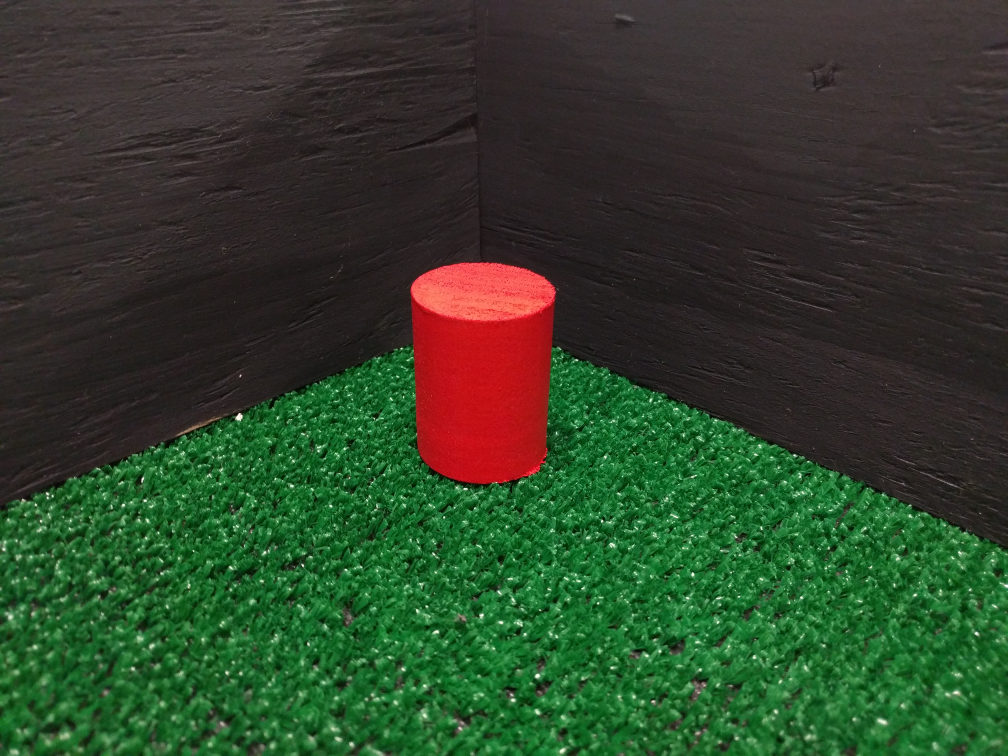
#> input picture cv/python_version/red_test.jpg, 4032 x 3024 px (shown at 1/4 size)
$ python color_filter.py
#> lines starting #> are read from the running program, lines starting #| are printed output that depends on the picture; after the words box and inside, x2 and y2 are one past the last pixel; in counts of white or black regions, pixels touching at a corner belong together
#!/usr/bin/env python3

#color_filter.py
#March 3, 2016
#Thomas Lavastida
#Steve Surcouf

import cv2
import numpy as np

def brighten(img):
    alpha = 1.5
    beta = -10
    h,w,c = img.shape
    zero = np.zeros((h,w,3), np.uint8)
    out = cv2.addWeighted(img,alpha,zero,0,beta)
    return out

def equalize(img):
    h,w,c = img.shape
    b,g,r = cv2.split(img)

    b = cv2.equalizeHist(b)
    g = cv2.equalizeHist(g)
    r = cv2.equalizeHist(r)

    out = cv2.merge((b,g,r))
    return out


def filterRed(img):
    lower = np.array([16,5,100],dtype = 'uint8')
    upper = np.array([75,75,255],dtype = 'uint8')
    mask = cv2.inRange(img,lower,upper)
    out = cv2.bitwise_and(img,img,mask = mask)
    #return out
    return (mask,out)

def filterYellow(img):
    lower = np.array([10,120,120],dtype = 'uint8')
    upper = np.array([75,255,255],dtype = 'uint8')
    mask = cv2.inRange(img,lower,upper)
    out = cv2.bitwise_and(img,img,mask = mask)
    #return out
    return (mask,out)


def detectColor(img):
    bright = brighten(img)

    (red,i1) = filterRed(bright)
    (yellow,i2) = filterYellow(bright)

    #totalRed = red.sum(axis=2).sum(axis=1).sum(axis=0)
    #totalYellow = yellow.sum(axis=2).sum(axis=1).sum(axis=0)

    totalRed = red.sum(axis=1).sum(axis=0)
    totalYellow = yellow.sum(axis=1).sum(axis=0)

    if totalRed > totalYellow:
        return 'RED'
    else:
        return 'YELLOW'

if __name__ == '__main__':

    # [6 lines of commented-out code are left out]

    file1 = 'red_test.jpg'
    file2 = 'yellow_test.jpg'

    img1 = cv2.imread(file1)
#> img1 is the input picture: shape (3024, 4032, 3); mean B, G, R 43, 67.2, 47.6
    img1 = cv2.resize(img1,(320,240))
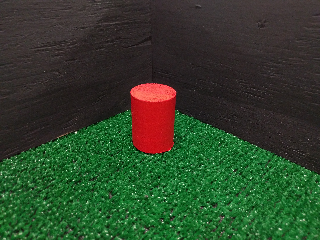
#> img1: shape (240, 320, 3); mean B, G, R 42.9, 67.2, 47.5

    img2 = cv2.imread(file2)
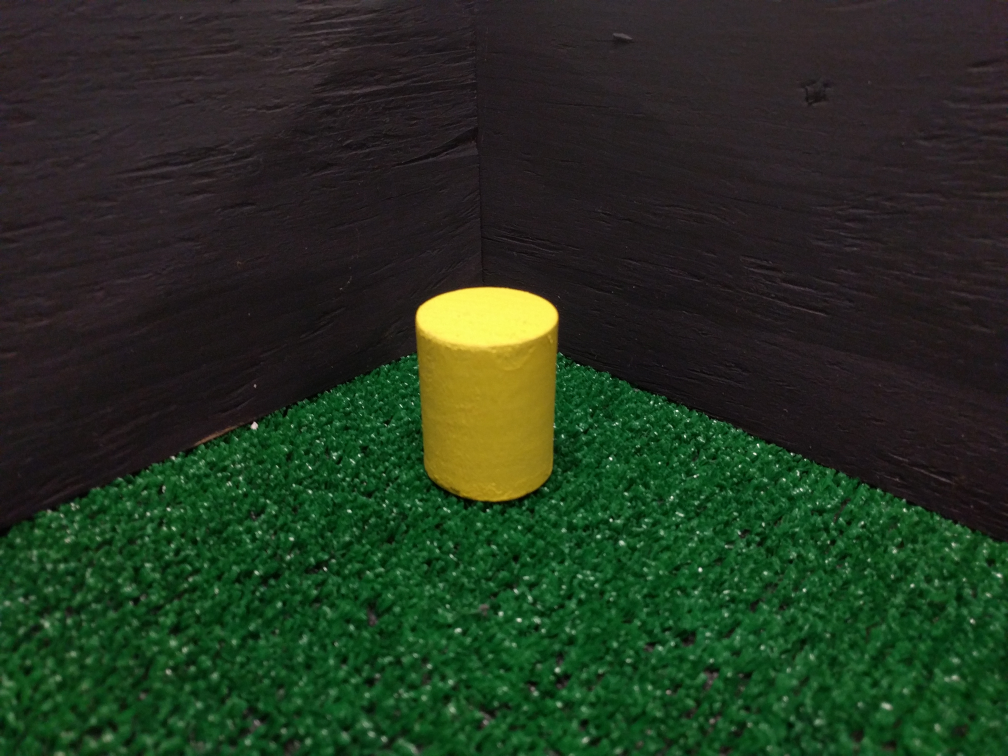
#> input picture cv/python_version/yellow_test.jpg, 4032 x 3024 px (shown at 1/4 size)
#> img2 is the input picture: shape (3024, 4032, 3); mean B, G, R 32.6, 51.9, 35.9
    img2 = cv2.resize(img2,(320,240))
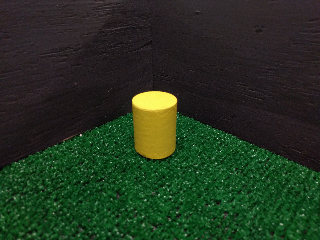
#> img2: shape (240, 320, 3); mean B, G, R 32.5, 51.8, 35.8

    cv2.imshow(file1,img1)
    cv2.imshow(file2,img2)
    cv2.waitKey(0)

    bright1 = brighten(img1)
#> in brighten, `out = cv2.addWeighted(img,alpha,zero,0,beta)`:
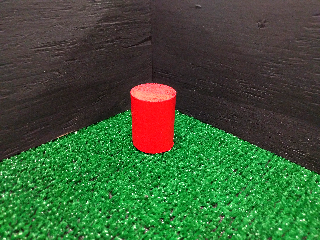
#> out: shape (240, 320, 3); mean B, G, R 54.4, 90.5, 60
    bright2 = brighten(img2)
#> in brighten (call 2), `out = cv2.addWeighted(img,alpha,zero,0,beta)`:
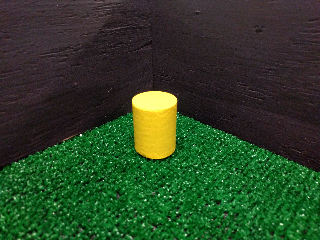
#> out: shape (240, 320, 3); mean B, G, R 38.8, 66.9, 43.1
    cv2.imshow(file1 + 'brightened',bright1)
    cv2.imshow(file2 + 'brightened',bright2)
    cv2.waitKey(0)


    (red1,i1) = filterRed(bright1)
#> in filterRed, `mask = cv2.inRange(img,lower,upper)`:
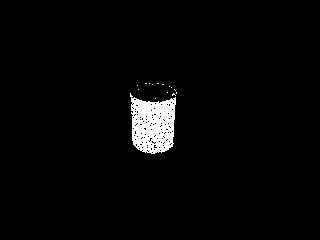
#> mask: shape (240, 320); 2.6% white; 15 white regions (14 under 20 px), largest, box (x1, y1, x2, y2) and area: (130, 93, 176, 154) 2002
    (red2,i2) = filterRed(bright2)
#> in filterRed (call 2), `mask = cv2.inRange(img,lower,upper)`: mask: shape (240, 320); 0.01% white in thin lines or dots, all inside (x1, y1, x2, y2) = (68, 91, 178, 138)
    cv2.imshow('red components: ' + file1,red1)
    cv2.imshow('red components: ' + file2,red2)
    cv2.waitKey(0)

    (yellow1,i1) = filterYellow(bright1)
#> in filterYellow, `mask = cv2.inRange(img,lower,upper)`: mask: shape (240, 320); every value is 0
#> in filterYellow, `out = cv2.bitwise_and(img,img,mask = mask)`: out: shape (240, 320, 3); every value is 0
    (yellow2,i2) = filterYellow(bright2)
#> in filterYellow (call 2), `mask = cv2.inRange(img,lower,upper)`: mask: shape (240, 320); 2.6% white; 9 white regions (8 under 20 px), largest, box (x1, y1, x2, y2) and area: (132, 102, 177, 159) 1992
#> in filterYellow (call 2), `out = cv2.bitwise_and(img,img,mask = mask)`:
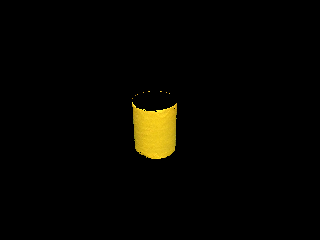
#> out: shape (240, 320, 3); mean B, G, R 0.7, 4.9, 5.8
    cv2.imshow('yellow components: ' + file1,yellow1)
    cv2.imshow('yellow components: ' + file2,yellow2)
    cv2.waitKey(0)

    print(file1 + ' is recognized as ' + detectColor(img1))
#> in detectColor, `totalRed = red.sum(axis=1).sum(axis=0)`: totalRed = 516630
#> in detectColor, `totalYellow = yellow.sum(axis=1).sum(axis=0)`: totalYellow = 0
#| red_test.jpg is recognized as RED
    print(file2 + ' is recognized as ' + detectColor(img2))
#| yellow_test.jpg is recognized as YELLOW

    cv2.destroyAllWindows()
